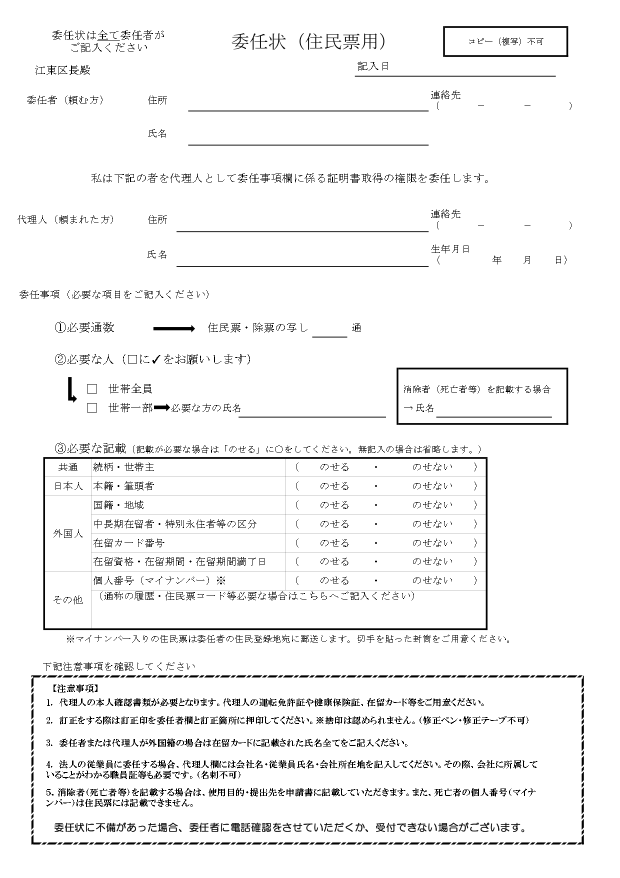
#> input picture sample/sample2.jpg, 1240 x 1755 px (shown at 1/2 size)
$ python detect_area_hough.py
#> lines starting #> are read from the running program, lines starting #| are printed output that depends on the picture; after the words box and inside, x2 and y2 are one past the last pixel; in counts of white or black regions, pixels touching at a corner belong together
### prepare.py
import os
import sys
from typing import Tuple
import cv2
from pdf2image import convert_from_path
import numpy as np

def create_area_directories() -> None:
    """ 領域取得に関するディレクトリを作成する関数

    領域取得の実行結果としてエクスポートするディレクトリや、処理後の画像を格納するディレクトリを作成する

    """
    os.makedirs('./results/rects', exist_ok = True)
    os.makedirs('./results/underlines', exist_ok=True)
    os.makedirs('./data/rects/json', exist_ok=True)
    os.makedirs('./data/rects/csv', exist_ok=True)
    os.makedirs('./data/underlines/json', exist_ok=True)
    os.makedirs('./data/underlines/csv', exist_ok=True)


# [20 lines left out: functions create_OCR_directories, create_label_directories, not called in this run]


def load_area_image(image_path: str) -> Tuple[np.ndarray, np.ndarray, np.ndarray]:
    """ 領域取得機能において入力画像を読み込む関数

    領域取得機能において入力画像を読み込む関数（画像とPDFの入力に対応）

        Args:
            image_path (str): 入力画像のパス

        Returns:
            Tuple[np.ndarray, np.ndarray, np.ndarray]: 入力画像、矩形領域を描画する画像、下線部領域を描画する画像

        Note:
            img_original (numpy.ndarray): 入力画像
            img_rects (numpy.ndarray): img_original をコピーした、矩形領域を描画する画像
            img_underlines (numpy.ndarray): img_original をコピーした、下線部領域を描画する画像

    """
#> called with image_path = './sample/sample2.jpg'
    if image_path.endswith('.pdf'):
        images = convert_from_path(pdf_path=image_path, dpi=300, fmt='png')
        # リストから最初の画像を選択
        input_image = images[0]
        # PIL.Image を NumPy 配列に変換
        input_image = np.array(input_image)
        # RGB から BGR に色空間を変換
        input_image = cv2.cvtColor(input_image, cv2.COLOR_RGB2BGR)
        img_original = input_image
        img_rects = input_image.copy()
        img_underlines = input_image.copy()
    else:
        img_original = cv2.imread(image_path)
#> img_original is the input picture: shape (1755, 1240, 3); min 0, max 255, mean 243.9
        img_rects = cv2.imread(image_path)
        img_underlines = cv2.imread(image_path)

    return img_original, img_rects, img_underlines


# [36 lines left out: function load_OCR_image, not called in this run]

### export_data.py
from typing import List, Dict, Union
import numpy as np
import json
import csv

def export_rects_data(data: np.ndarray, file_name: str) -> None:
    """ 実行結果をファイルにエクスポートする関数

    矩形領域の各頂点の座標を、json, csv ファイルとしてエクスポートする関数

        Args:
            data (numpy.ndarray): 矩形領域の頂点座標を格納したリスト
            file_name (str): 元画像のファイル名

    """

    data_path = './data/rects'

    # JSON ファイルにエクスポート
    labels = ["top_left", "bottom_left", "bottom_right", "top_right"]
    formatted_data = {}

    for idx, rect_coords in enumerate(data):
        formatted_data[f"rect{idx}"] = {
            f"{labels[point_idx]}": {"x": int(x), "y": int(y)} for point_idx, (x, y) in enumerate(rect_coords)
        }

    with open(f'{data_path}/json/rects_data_{file_name}.json', 'w', encoding='utf_8_sig') as f:
        json.dump(formatted_data, f, indent=4, ensure_ascii=False)

    # CSV ファイルにエクスポート
    with open(f'{data_path}/csv/rects_data_{file_name}.csv', 'w', encoding='utf_8_sig') as f:
        writer = csv.writer(f)
        # ヘッダーを書き込む
        writer.writerow(["Rectangle", "Top_Left_x", "Top_Left_y", "Bottom_Left_x", "Bottom_Left_y", "Bottom_Right_x", "Bottom_Right_y", "Top_Right_x", "Top_Right_y"])

        # データを書き込む
        for idx, rect_coords in enumerate(data):
            writer.writerow([f"rect{idx}"] + [int(coord) for point in rect_coords for coord in point])

        writer.writerow(data)


def export_underlines_data(data: List[np.ndarray], file_name: str) -> None:
    """ 実行結果をファイルにエクスポートする関数

    検出したテキストとそのバウンディングボックスの座標を、json, csv ファイルとしてエクスポートする関数

        Args:
            data (List[np.ndarray]): 下線の両端点の座標を格納したリスト
            file_name (str): 元画像のファイル名

    """

    data_path = './data/underlines'

    # JSON ファイルにエクスポート
    formatted_data = {}

    for idx, underline_coords in enumerate(data):
        formatted_data[f"underline{idx}"] = {
            "left": {"x": int(underline_coords[0]), "y": int(underline_coords[1])},
            "right": {"x": int(underline_coords[2]), "y": int(underline_coords[3])}
        }

    with open(f'{data_path}/json/underlines_data_{file_name}.json', 'w', encoding='utf_8_sig') as f:
        json.dump(formatted_data, f, indent=4, ensure_ascii=False)

    # CSV ファイルにエクスポート
    with open(f'{data_path}/csv/underlines_data_{file_name}.csv', 'w', encoding='utf_8_sig', newline='') as f:
        writer = csv.writer(f)
        # ヘッダーを書き込む
        writer.writerow(["Underline", "left_x", "left_y", "right_x", "right_y"])

        # データを書き込む
        for idx, underline_coords in enumerate(data):
            writer.writerow([f"underline{idx}"] + [int(coord) for coord in underline_coords])


# [184 lines left out: functions export_OCR_data, export_label_data, not called in this run]


### detect_area_hough.py
import os
import sys
from typing import List, Tuple
import cv2
import numpy as np
from prepare import create_area_directories, load_area_image
from export_data import export_rects_data, export_underlines_data


def process_image_rect(input_img: np.ndarray) -> Tuple[np.ndarray, np.ndarray, float]:
    """ 画像処理を行う関数

    グレースケール化、ガウシアンフィルタ適用、二値化、膨張処理を行う
    さらに、下線部認識のみ、エッジ検出を行う

        Args:
            input_img (numpy.ndarray): 入力画像

        Returns:
            Tuple[numpy.ndarray, numpy.ndarray, float]: 膨張処理後の画像、エッジ検出後の画像、二値化で決定した閾値

        Note:
            img_bw (numpy.ndarray): 膨張処理後の画像
            img_edges (numpy.ndarray): エッジ検出後の画像
            retval (float): 二値化で決定した閾値

    """

    img = input_img.copy()

    results_path = './results/rects'
    # BGR -> グレースケール
    img_gray = cv2.cvtColor(img, cv2.COLOR_BGR2GRAY)
    img_gray = cv2.GaussianBlur(img_gray, (3, 3), 0)
    cv2.imwrite(f'{results_path}/0_gray.png', img_gray) # 確認用

    # 二値化処理
    retval, img_bw = cv2.threshold(img_gray, 0, 255, cv2.THRESH_BINARY_INV + cv2.THRESH_OTSU)
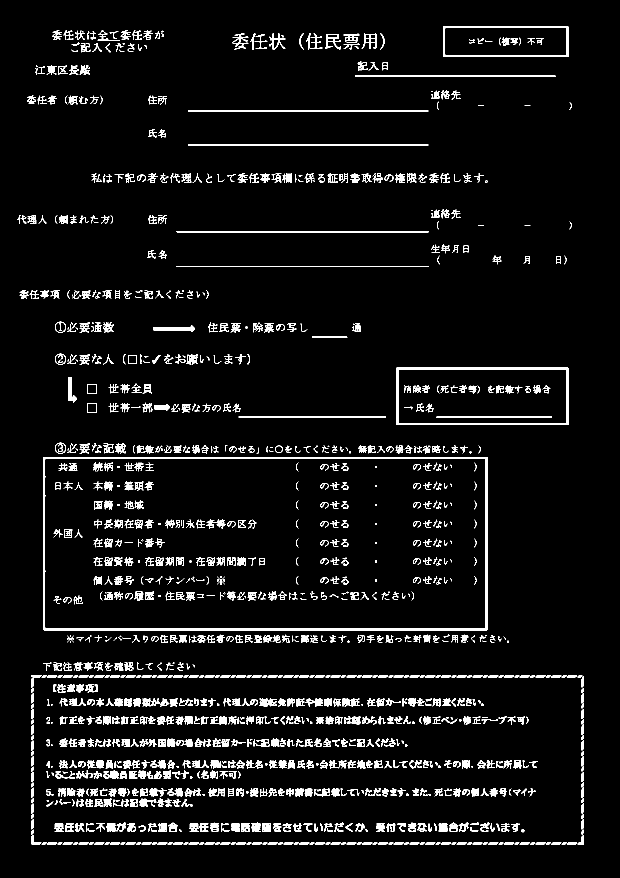
#> img_bw: shape (1755, 1240) (shown at 1/2 size); 6% white; 1264 white regions (173 under 20 px), largest, box (x1, y1, x2, y2) and area: (86, 914, 976, 1261) 10716, (793, 735, 1137, 850) 3716, (886, 52, 1137, 114) 2495
#> retval = 179
    #retval, img_bw = cv2.threshold(img_gray, 0, 255, cv2.THRESH_TOZERO_INV + cv2.THRESH_OTSU)
    cv2.imwrite(f'{results_path}/1_thresh.png', img_bw) # 確認用

    # 膨張処理
    kernel = cv2.getStructuringElement(cv2.MORPH_RECT, (5, 5))
    img_bw = cv2.dilate(img_bw, kernel, iterations=1)
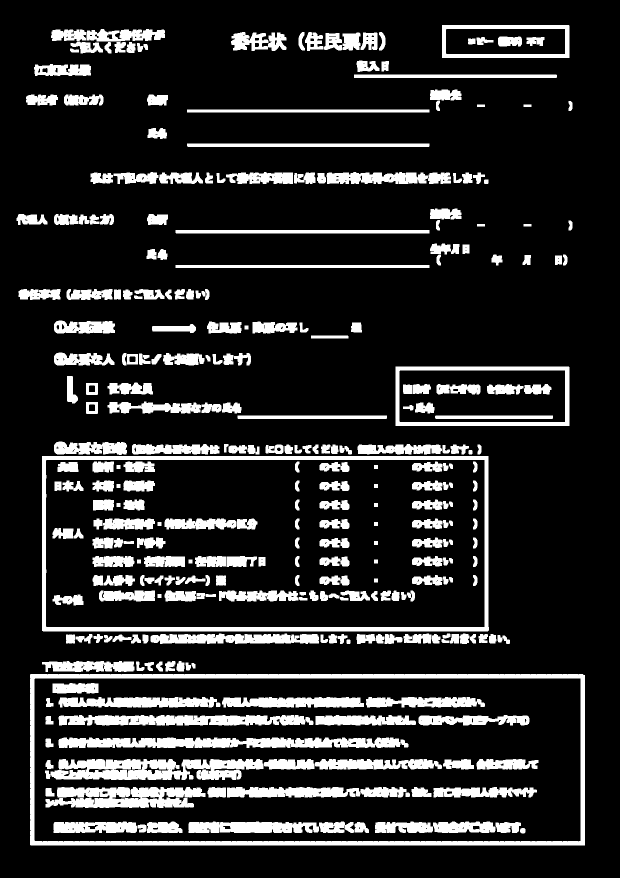
#> img_bw: shape (1755, 1240) (shown at 1/2 size); 15.7% white; 314 white regions, largest, box (x1, y1, x2, y2) and area: (60, 1348, 1170, 1691) 25646, (84, 912, 978, 1263) 20552, (90, 1518, 527, 1560) 13328
    cv2.imwrite(f'{results_path}/2_dilate.png', img_bw) # 確認用

    # Canny 法によるエッジ検出（下線部検出のみ）
    med_val = np.median(img_bw)
#> med_val = 0
    sigma = 0.33
    min_val = int(max(0, (1.0 - sigma) * med_val))
#> min_val = 0
    max_val = int(max(255, (1.0 + sigma) * med_val))
#> max_val = 255
    img_edges = cv2.Canny(img_bw, threshold1=min_val, threshold2=max_val, apertureSize=5, L2gradient=True)
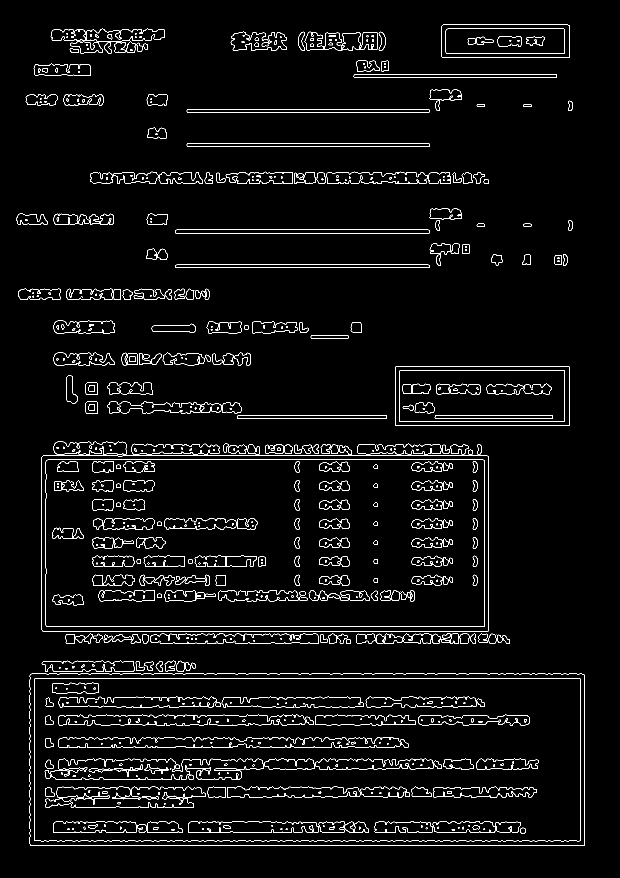
#> img_edges: shape (1755, 1240) (shown at 1/2 size); 3.4% white in thin lines or dots, all inside (x1, y1, x2, y2) = (32, 49, 1170, 1691)
    cv2.imwrite(f'{results_path}/3_edges.png', img_edges) # 確認用

    return img_bw, img_edges, retval

def process_image_underline(input_img: np.ndarray) -> Tuple[np.ndarray, np.ndarray, float]:
    """ 画像処理を行う関数

    グレースケール化、二値化、膨張処理、エッジ検出を行う

        Args:
            input_img (numpy.ndarray): 入力画像

        Returns:
            Tuple[numpy.ndarray, numpy.ndarray, float]: 膨張処理後の画像、エッジ検出後の画像、二値化で決定した閾値

        Note:
            img_bw (numpy.ndarray): 二値化処理後の画像
            img_edges (numpy.ndarray): エッジ検出後の画像
            retval (float): 二値化で決定した閾値

    """
    img = input_img.copy()

    results_path = './results/underlines'
    # BGR -> グレースケール
    img_gray = cv2.cvtColor(img, cv2.COLOR_BGR2GRAY)
    cv2.imwrite(f'{results_path}/0_gray.png', img_gray) # 確認用

    # 二値化処理
    retval, img_bw = cv2.threshold(img_gray, 0, 255, cv2.THRESH_BINARY + cv2.THRESH_OTSU)
    #retval, img_bw = cv2.threshold(img_gray, 0, 255, cv2.THRESH_TOZERO + cv2.THRESH_OTSU)
    cv2.imwrite(f'{results_path}/1_thresh.png', img_bw) # 確認用

    # Canny 法によるエッジ検出（下線部検出のみ）
    med_val = np.median(img_bw)
    sigma = 0.33
    min_val = int(max(0, (1.0 - sigma) * med_val))
    max_val = int(max(255, (1.0 + sigma) * med_val))
    img_edges = cv2.Canny(img_bw, threshold1=min_val, threshold2=max_val, apertureSize=5, L2gradient=True)
    cv2.imwrite(f'{results_path}/3_edges.png', img_edges) # 確認用

    return img_edges, retval


def sort_points(points: np.ndarray) -> List[np.ndarray]:
    """ 頂点を並び替える関数

    頂点を左上、左下、右下、右上の順序に並び替える関数

        Args:
            points (numpy.ndarray): 矩形領域の座標を格納したリスト

        Returns:
            list[numpy.ndarray]: 並び替え後の矩形の頂点座標

        Note:
            tl : top left (左上) の点の x, y 座標
            tr : top right (右上) の点の x, y 座標
            br : bottom right (右下) の点の x, y 座標
            bl : bottom left (左下) の点の x, y 座標

    """

    # x座標とy座標の和が最小のものが左上
    tl = min(points, key=lambda x: x[0] + x[1])
    # x座標とy座標の差が最小のものが右上
    tr = min(points, key=lambda x: x[0] - x[1])
    # x座標とy座標の和が最大のものが右下
    br = max(points, key=lambda x: x[0] + x[1])
    # x座標とy座標の差が最大のものが左下
    bl = max(points, key=lambda x: x[0] - x[1])

    # 順序に従ってリストにする
    return [tl, tr, br, bl]


def find_rectangles(img_bw: np.ndarray, img_rects: np.ndarray, file_name: str) -> np.ndarray:
    """ 矩形領域の座標を検出する関数

    矩形領域の各頂点の x, y 座標を検出する関数

        Args:
            img_bw (numpy.ndarray): 膨張処理後の画像
            img_rects (numpy.ndarray): 結果出力用の画像
            file_name (str): ファイルの名前

        Returns:
            rects_sorted_memory (numpy.ndarray): 矩形領域の座標を記録したリスト

    """

    contours, hierarchy = cv2.findContours(img_bw, cv2.RETR_TREE, cv2.CHAIN_APPROX_SIMPLE)

    # 面積でフィルタリング
    rects = []
    for cnt, hrchy in zip(contours, hierarchy[0]):
        if cv2.contourArea(cnt) < 3000:
            continue  # 面積が小さいものを除外
        if hrchy[3] == -1:
            continue  # ルートノードを除外

        # 輪郭を囲む長方形を計算
        rect = cv2.minAreaRect(cnt)
        (x, y), (w, h), angle = rect

        # 縦横の線のうち、どちらがの線の長さが極端に短い場合は除外
        if min(w, h) < 10:
            continue

        rect_points = cv2.boxPoints(rect).astype(int)
        rects.append(rect_points)

    # x-y 順でソート
    rects = sorted(rects, key=lambda x: (x[0][1], x[0][0]))

    rect_sorted_memory = []

    # 矩形領域を描画する
    for i, rect in enumerate(rects):
        # 頂点を左上、左下、右下、右上の順序に並び替える
        rect_sorted = np.array(sort_points(rect))

        rect_sorted_memory.append(rect_sorted)

        color = np.random.randint(0, 255, 3).tolist()
        cv2.drawContours(img_rects, rects, i, color, 2)
        cv2.putText(img_rects, str(i), tuple(rect[0]), cv2.FONT_HERSHEY_SIMPLEX, 0.8, color, 2)

        print(f'rect({i}):\n{rect_sorted}')

    print()

    results_path = './results/rects'
    cv2.imwrite(f'{results_path}/rects_{file_name}.png', img_rects) # 結果を描画した画像の保存
    cv2.imwrite('img.png', img_rects) # 一時確認用

    rect_sorted_memory = np.array(rect_sorted_memory)
    rect_sorted_list = rect_sorted_memory.tolist()

    # 矩形領域の座標をファイルにエクスポート
    export_rects_data(rect_sorted_list, file_name)

    return rect_sorted_memory


def find_underlines(img_edges: np.ndarray, img_underline: np.ndarray, rect_sorted_memory: np.ndarray, retval: float, file_name: str) -> List[np.ndarray]:
    """ 下線部領域の座標を検出する関数

    下線の両端点の x, y 座標を出力する関数

        Args:
            img_edges (numpy.ndarray): エッジ検出後の画像
            img_underline (numpy.ndarray): 結果出力用の画像
            rect_sorted_memory (numpy.ndarray): 矩形領域の座標を記録したリスト
            retval (float): 二値化で決定した閾値
            file_name (str): ファイルの名前

        Returns:
            List[numpy.ndarray]: 下線の両端点の座標
    """

    height, width = img_edges.shape
    min_length = width * 0.1

    # ハフ変換による直線検出
    lines = []
    lines = cv2.HoughLinesP(img_edges, rho=1, theta=np.pi/360, threshold=int(retval), minLineLength=min_length, maxLineGap=1)

    line_list = []
    same_line_error = 10 # 上下に生成される直線を同一のものと捉える誤差

    if lines is None:
        print('Straight lines are not detected')
        return None
    else:
        for line in lines:
            tl_x, tl_y, br_x, br_y = line[0]
            # 傾き3px以内で検出対象に
            if abs(tl_y - br_y) < 3:
                line_list.append((tl_x, tl_y, br_x, br_y))

        line_list = sorted(line_list, key=lambda x: x[0])

        line_mean_list = []
        # line_list から処理済みの要素を削除するためにコピーを作る
        line_list_copy = line_list.copy()

        # line_list_copy が空になるまでループ
        while line_list_copy:
            # line_list_copy から最初の要素を取り出す
            left_x1, left_y1, right_x1, right_y1 = line_list_copy.pop(0)
            tmp_list = [(left_x1, left_y1, right_x1, right_y1)]

            # line_list_copy から他の要素を順番に取り出す
            for left_x2, left_y2, right_x2, right_y2 in line_list_copy:
                # 誤差の範囲内であれば、一時保存リストに追加する
                if abs(left_y1 - left_y2) <= same_line_error and abs(left_x1 - left_x2) <= same_line_error:
                    tmp_list.append((left_x2, left_y2, right_x2, right_y2))

            # 一時保存リストから各座標ごとに平均値を計算する
            mean_left_x, mean_left_y, mean_right_x, mean_right_y = [np.mean([x[i] for x in tmp_list]) for i in range(4)]
            new_line = (int(mean_left_x), int(mean_left_y), int(mean_right_x), int(mean_right_y))
            line_mean_list.append(new_line)

            # 一時保存リストに含まれる要素を line_list_copy から削除する
            for line in tmp_list:
                if line in line_list_copy:
                    line_list_copy.remove(line)

        line_nparray = np.array(line_mean_list)

        # 重複する水平線のインデックスを保存するリスト
        overlap_index = []
        rect_error = 10 # 検知した直線を矩形の一部と捉える誤差

        for i in range(rect_sorted_memory.shape[0]):
            for j, line in enumerate(line_nparray):
                line_mid_x = (line_nparray[j][0] + line_nparray[j][2]) / 2
                line_mid_y = (line_nparray[j][1] + line_nparray[j][3]) / 2

                # 水平線の中点の座標を確認。矩形の上辺について、x座標は両端の間で、かつy座標が誤差範囲か
                if ( (rect_sorted_memory[i][0][0] - rect_error <= line_mid_x <= rect_sorted_memory[i][3][0] + rect_error)
                    and ( (rect_sorted_memory[i][0][1] - rect_error <= line_mid_y <= rect_sorted_memory[i][0][1] + rect_error)
                    or (rect_sorted_memory[i][3][1] - rect_error <= line_mid_y <= rect_sorted_memory[i][3][1] + rect_error) ) ):
                    overlap_index.append(j)

                # 水平線の中点の座標を確認。矩形の下辺について、x座標は両端の間で、かつy座標が誤差範囲か
                if ( (rect_sorted_memory[i][1][0] - rect_error <= line_mid_x <= rect_sorted_memory[i][2][0] + rect_error)
                    and ( (rect_sorted_memory[i][1][1] - rect_error <= line_mid_y <= rect_sorted_memory[i][1][1] + rect_error)
                    or (rect_sorted_memory[i][2][1] - rect_error <= line_mid_y <= rect_sorted_memory[i][2][1] + rect_error) ) ):
                    overlap_index.append(j)

        # 重複する水平線のインデックスを参照し、ndarray 配列から削除
        unique_horizontal_nparray = np.delete(line_nparray, overlap_index, 0)

        # 矩形領域と重複しない水平線の座標を表示する
        if unique_horizontal_nparray.shape[0] == 0:
            print('Underlines are not detected')
            return None
        else:
            for i, line in enumerate(unique_horizontal_nparray):
                x1, y1, x2, y2 = unique_horizontal_nparray[i]
                cv2.line(img_underline, (x1, y1), (x2, y2), (0, 255, 0), 2)
                cv2.putText(img_underline, str(i), (x1, y1 - 10), cv2.FONT_HERSHEY_SIMPLEX, 0.8, (0, 255, 0), 2)

                print(f'line({i}):\n{unique_horizontal_nparray[i]}')

        results_path = './results/underlines'
        cv2.imwrite(f'{results_path}/underline_{file_name}.png', img_underline)
        cv2.imwrite('img_underline.png', img_underline) # 確認用

        unique_horizontal_list = unique_horizontal_nparray.tolist()

        # 下線部領域の座標をファイルにエクスポート
        export_underlines_data(unique_horizontal_list, file_name)

        return unique_horizontal_list


def main():
    # ディレクトリ作成
    create_area_directories()

    try:
        #input_path =  './sample/P/3．入出退健康管理簿.pdf'
        #input_path =  './sample/P/13-3-18 入出退健康管理簿（確認印欄あり）.pdf'
        #input_path =  './sample/P/20230826_富士瓦斯資料_設備保安点検01.pdf'

        input_path = './sample/sample2.jpg'
        # [11 lines of commented-out code are left out]
        if not os.path.isfile(input_path):
            raise FileNotFoundError(f"The file '{input_path}' does not exist.")

    except Exception as e:
        print(f"Error: {e}")
        sys.exit()

    # 入力画像の読み込み
    file_name = os.path.splitext(os.path.basename(input_path))[0]
    image_original, image_rects, image_underline = load_area_image(input_path)

    # 画像処理と領域取得
    image_bw, image_edges, retval = process_image_rect(image_original)
#> retval = 179
    image_edges, retval = process_image_underline(image_original)
#> (the rest of the program and of its run is left out)
